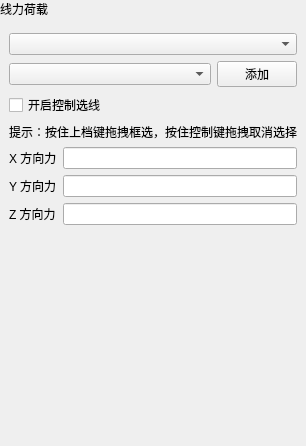
<?xml version='1.0' encoding='utf-8'?>
<ui version="4.0">
 <class>LinearForcePage</class>
 <widget class="QWidget" name="LinearForcePage">
  <property name="geometry">
   <rect>
    <x>0</x>
    <y>0</y>
    <width>272</width>
    <height>446</height>
   </rect>
  </property>
  <property name="windowTitle">
   <string>线荷载</string>
  </property>
  <layout class="QVBoxLayout" name="verticalLayout">
   <property name="leftMargin">
    <number>0</number>
   </property>
   <property name="topMargin">
    <number>0</number>
   </property>
   <property name="rightMargin">
    <number>0</number>
   </property>
   <property name="bottomMargin">
    <number>0</number>
   </property>
   <item>
    <widget class="QLabel" name="pageHeaderLabel">
     <property name="visible">
      <bool>false</bool>
     </property>
     <property name="sizePolicy">
      <sizepolicy hsizetype="Preferred" vsizetype="Fixed">
       <horstretch>0</horstretch>
       <verstretch>0</verstretch>
      </sizepolicy>
     </property>
     <property name="text">
      <string>线力荷载</string>
     </property>
    </widget>
   </item>
   <item>
    <layout class="QVBoxLayout" name="contentLayout">
     <property name="leftMargin">
      <number>9</number>
     </property>
     <property name="topMargin">
      <number>9</number>
     </property>
     <property name="rightMargin">
      <number>9</number>
     </property>
     <property name="bottomMargin">
      <number>9</number>
     </property>
     <property name="spacing">
      <number>6</number>
     </property>
     <item>
      <widget class="QWidget" name="contentWidget" native="true">
       <layout class="QGridLayout" name="gridLayout">
        <item row="0" column="0" colspan="2">
         <widget class="CustomComboBox" name="comboBoxDim">
          <property name="minimumSize">
           <size>
            <width>10</width>
            <height>0</height>
           </size>
          </property>
         </widget>
        </item>
        <item row="4" column="1">
         <widget class="QLineEdit" name="lineEditX">
          <property name="minimumSize">
           <size>
            <width>10</width>
            <height>0</height>
           </size>
          </property>
         </widget>
        </item>
        <item row="6" column="1">
         <widget class="QLineEdit" name="lineEditZ">
          <property name="minimumSize">
           <size>
            <width>10</width>
            <height>0</height>
           </size>
          </property>
         </widget>
        </item>
        <item row="5" column="1">
         <widget class="QLineEdit" name="lineEditY">
          <property name="minimumSize">
           <size>
            <width>10</width>
            <height>0</height>
           </size>
          </property>
         </widget>
        </item>
        <item row="2" column="0" colspan="2">
         <widget class="QCheckBox" name="pickEnableCheckBox">
          <property name="text">
           <string>开启控制选线</string>
          </property>
         </widget>
        </item>
        <item row="1" column="0" colspan="2">
         <layout class="QHBoxLayout" name="horizontalLayoutGroupSelect">
          <item>
           <widget class="CustomComboBox" name="comboBoxGroup">
            <property name="minimumSize">
             <size>
              <width>10</width>
              <height>0</height>
             </size>
            </property>
           </widget>
          </item>
          <item>
           <widget class="QPushButton" name="btnBatchAdd">
            <property name="sizePolicy">
             <sizepolicy hsizetype="Fixed" vsizetype="Fixed">
              <horstretch>0</horstretch>
              <verstretch>0</verstretch>
             </sizepolicy>
            </property>
            <property name="text">
             <string>添加</string>
            </property>
           </widget>
          </item>
          <property name="leftMargin">
           <number>0</number>
          </property>
          <property name="topMargin">
           <number>0</number>
          </property>
          <property name="rightMargin">
           <number>0</number>
          </property>
          <property name="bottomMargin">
           <number>0</number>
          </property>
         </layout>
        </item>
        <item row="4" column="0">
         <widget class="QLabel" name="label">
 <property name="sizePolicy">
  <sizepolicy hsizetype="Fixed" vsizetype="Preferred">
   <horstretch>0</horstretch>
   <verstretch>0</verstretch>
  </sizepolicy>
 </property>
          <property name="text">
           <string>X 方向力</string>
          </property>
          <property name="wordWrap">
  <bool>false</bool>
 </property>
</widget>
        </item>
        <item row="6" column="0">
         <widget class="QLabel" name="label_3">
 <property name="sizePolicy">
  <sizepolicy hsizetype="Fixed" vsizetype="Preferred">
   <horstretch>0</horstretch>
   <verstretch>0</verstretch>
  </sizepolicy>
 </property>
          <property name="text">
           <string>Z 方向力</string>
          </property>
          <property name="wordWrap">
  <bool>false</bool>
 </property>
</widget>
        </item>
        <item row="5" column="0">
         <widget class="QLabel" name="label_2">
 <property name="sizePolicy">
  <sizepolicy hsizetype="Fixed" vsizetype="Preferred">
   <horstretch>0</horstretch>
   <verstretch>0</verstretch>
  </sizepolicy>
 </property>
          <property name="text">
           <string>Y 方向力</string>
          </property>
          <property name="wordWrap">
  <bool>false</bool>
 </property>
</widget>
        </item>
        <item row="3" column="0" colspan="2">
         <widget class="QLabel" name="boxSelectHintLabel">
          <property name="text">
           <string>提示：按住上档键拖拽框选，按住控制键拖拽取消选择</string>
          </property>
          <property name="wordWrap">
           <bool>false</bool>
          </property>
         </widget>
        </item>
        <property name="leftMargin">
         <number>0</number>
        </property>
        <property name="topMargin">
         <number>0</number>
        </property>
        <property name="rightMargin">
         <number>0</number>
        </property>
        <property name="bottomMargin">
         <number>0</number>
        </property>
       </layout>
      </widget>
     </item>
     <item>
      <spacer name="verticalSpacer">
       <property name="orientation">
        <enum>Qt::Vertical</enum>
       </property>
       <property name="sizeHint" stdset="0">
        <size>
         <width>20</width>
         <height>40</height>
        </size>
       </property>
      </spacer>
     </item>
    </layout>
   </item>
  </layout>
 </widget>
 <customwidgets>
  <customwidget>
   <class>CustomComboBox</class>
   <extends>QComboBox</extends>
   <header>CustomComboBox.h</header>
  </customwidget>
 </customwidgets>
 <resources />
 <connections />
</ui>
